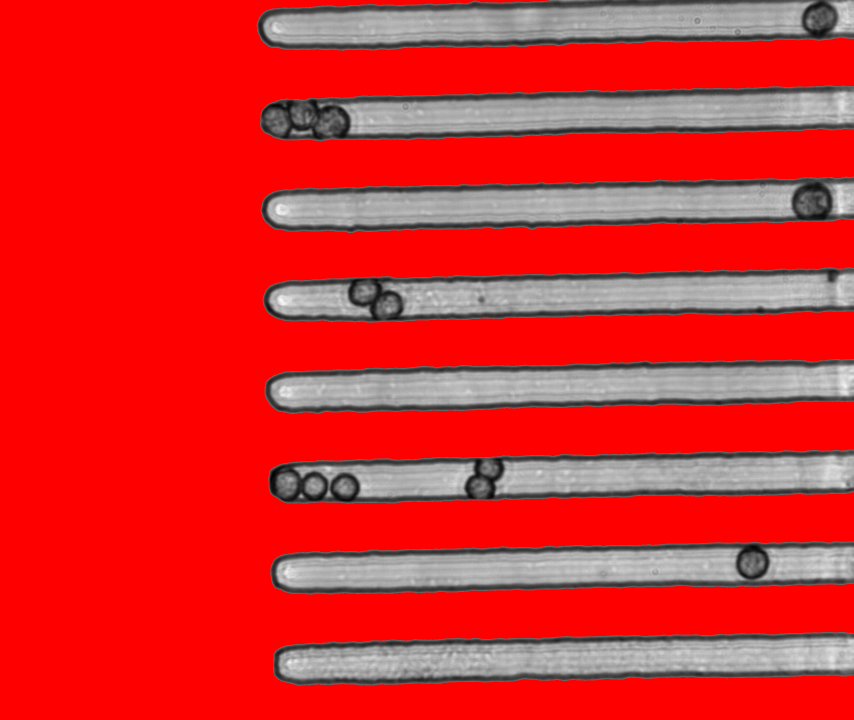
#> input picture overlay_image.png, 2560 x 2160 px, given in place of tiff_file_converted_2.tiff, which was not available (shown at 1/3 size)
$ jupyter execute --allow-errors Napari_MMD.ipynb   (shell and % lines are left out)   (text cells are left out)
#> lines starting #> are read from the running program, lines starting #| are printed output that depends on the picture; after the words box and inside, x2 and y2 are one past the last pixel; in counts of white or black regions, pixels touching at a corner belong together; pictures that were not available may be replaced by others from this repository, and a replacement may not be noted
[cell 1]
import napari
from skimage import io

original_tiff_image_series = "C:/Users/micha/Desktop/Master_Project/TIFF_FILES/tiff_file_converted_2.tiff"
original_image_series = io.imread(original_tiff_image_series)
#> original_image_series is the input picture: shape (2160, 2560, 3); mean R, G, B 216.3, 45.3, 45.3

viewer = napari.view_image(original_image_series, colormap='gray', name ='Original Image Series')

[cell 2]
import imageio
import numpy as np
from PIL import Image
import os

# Open the TIFF image file
file_path = "C:/Users/micha/Desktop/Master_Project/TIFF_FILES/tiff_file_converted.tiff"
output_folder = 'C:/Users/micha/Desktop/Mastera_Project/Original_tiff_frames'
os.makedirs(output_folder, exist_ok=True)

# Read TIFF file using imageio
#> (the rest of this cell did not finish here and is left out)

[cell 3]
# Path to the PNG image
image_path = r"C:\Users\micha\Desktop\Master_Project\Original_tiff_frames\original_frame_1.png"

# Read the image using imread
#> (the rest of this cell did not finish here and is left out)

[cell 4]
import cv2
import numpy as np
import matplotlib.pyplot as plt
from skimage.segmentation import watershed
from scipy import ndimage

# Read the image in grayscale
image_path = 'C:/Users/micha/Desktop/Master_Project/original_frame_392.png'
image = cv2.imread(image_path, cv2.IMREAD_GRAYSCALE)
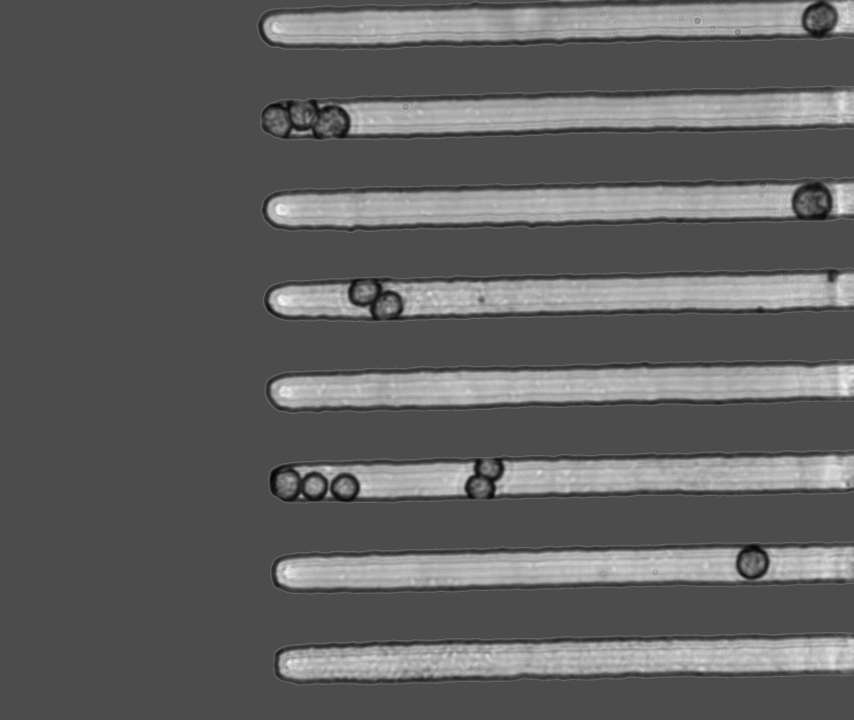
#> image: shape (2160, 2560) (shown at 1/3 size); min 0, max 255, mean 96.2

# Step 1: Apply Otsu's Thresholding
_, binary_image = cv2.threshold(image, 0, 255, cv2.THRESH_BINARY + cv2.THRESH_OTSU)
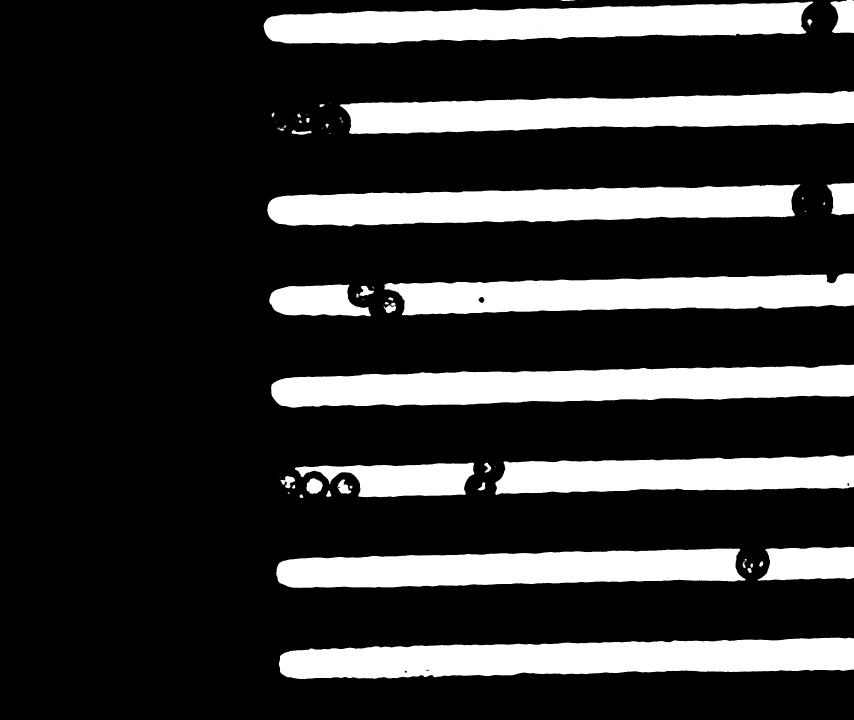
#> binary_image: shape (2160, 2560) (shown at 1/3 size); 21.6% white; 102 white regions (58 under 20 px), largest, box (x1, y1, x2, y2) and area: (813, 1093, 2560, 1223) 159416, (837, 1913, 2560, 2037) 156731, (791, 4, 2440, 131) 145267

# Step 2: Perform Morphological Operations (optional)
kernel = np.ones((5, 5), np.uint8)
binary_image = cv2.morphologyEx(binary_image, cv2.MORPH_CLOSE, kernel)  # Closing operation
#> binary_image: shape (2160, 2560); 21.7% white; 54 white regions (14 under 20 px), largest, box (x1, y1, x2, y2) and area: (813, 1093, 2560, 1223) 159873, (837, 1913, 2560, 2037) 157247, (791, 4, 2440, 131) 145782

# Step 3: Apply Distance Transform and Threshold
distance_transform = cv2.distanceTransform(binary_image, cv2.DIST_L2, 3)
_, sure_fg = cv2.threshold(distance_transform, 0.7 * distance_transform.max(), 255, 0)
#> sure_fg: shape (2160, 2560) float32; 4.8% white; 15 white regions, largest, box (x1, y1, x2, y2) and area: (849, 1129, 2560, 1188) 37644, (872, 1948, 2560, 2002) 36484, (837, 590, 2341, 644) 33872
sure_fg = np.uint8(sure_fg)

# Step 4: Finding Sure Background
sure_bg = cv2.dilate(binary_image, kernel, iterations=3)
#> sure_bg: shape (2160, 2560); 25.4% white; 40 white regions, largest, box (x1, y1, x2, y2) and area: (807, 1087, 2560, 1229) 182902, (831, 1907, 2560, 2043) 180452, (785, 0, 2446, 137) 168463

# Step 5: Finding Unknown Region
sure_fg = np.uint8(sure_fg)
unknown = cv2.subtract(sure_bg, sure_fg)
#> unknown: shape (2160, 2560); 20.7% white; 40 white regions, largest, box (x1, y1, x2, y2) and area: (807, 1087, 2560, 1229) 145258, (831, 1907, 2560, 2043) 143968, (785, 0, 2446, 137) 137098

# Step 6: Label Markers for Watershed Segmentation
_, markers = cv2.connectedComponents(sure_fg)
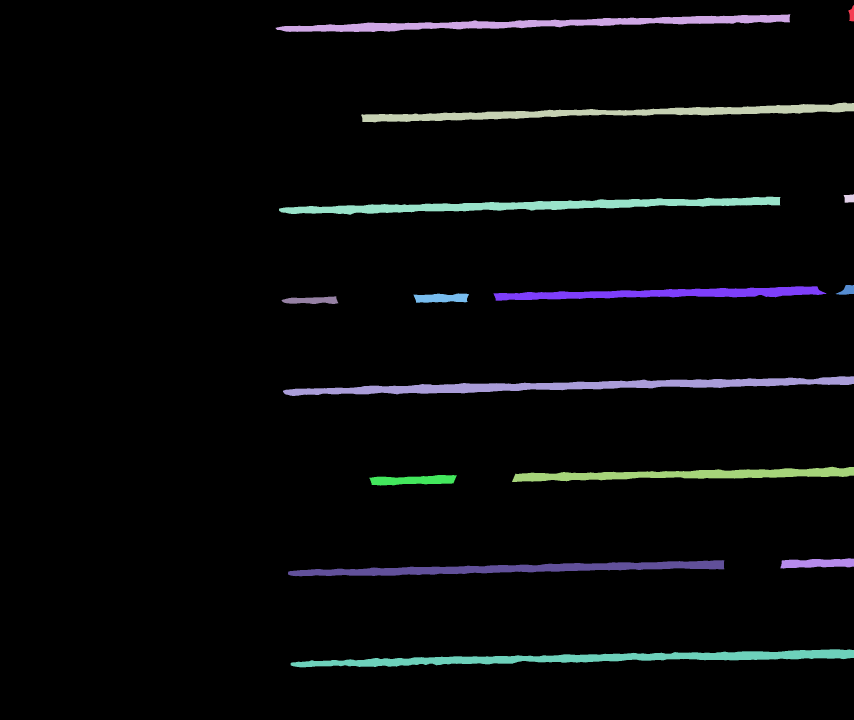
#> markers: shape (2160, 2560) int32 (shown at 1/3 size); 16 distinct labels, from 0 to 15; one colour per label, 0 black
markers = markers + 1
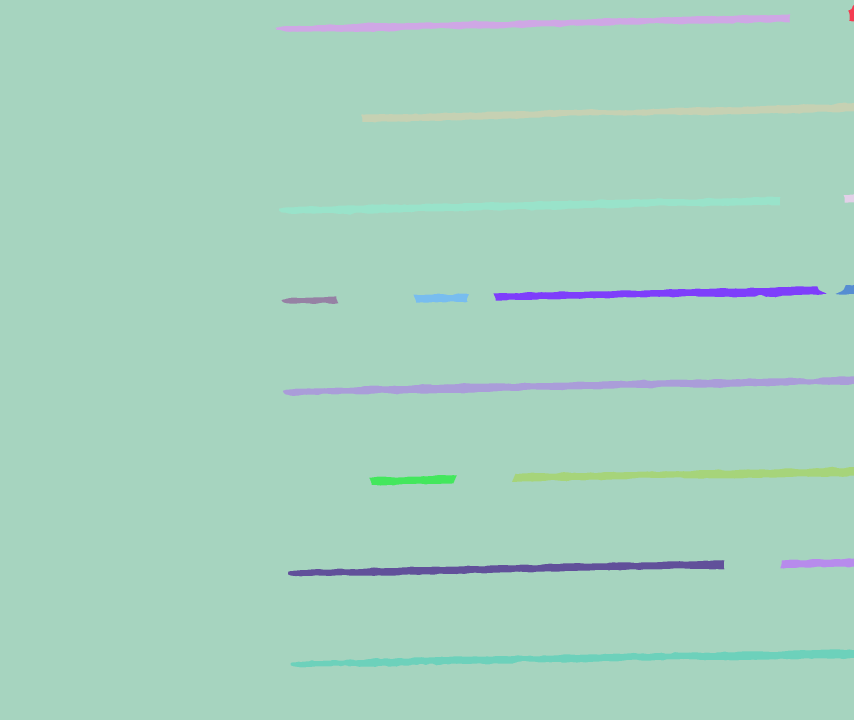
#> markers: shape (2160, 2560) int32 (shown at 1/3 size); 16 distinct labels, from 1 to 16; one colour per label, 0 black
markers[unknown == 255] = 0
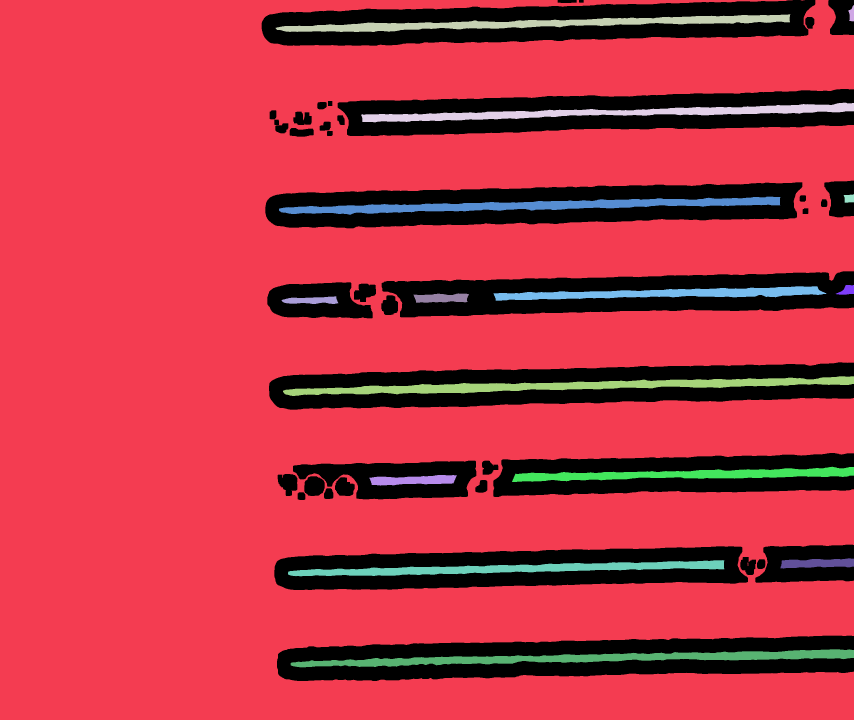
#> markers: shape (2160, 2560) int32 (shown at 1/3 size); 17 distinct labels, from 0 to 16; one colour per label, 0 black

# Step 7: Apply Watershed Algorithm
labels = watershed(-distance_transform, markers, mask=binary_image)
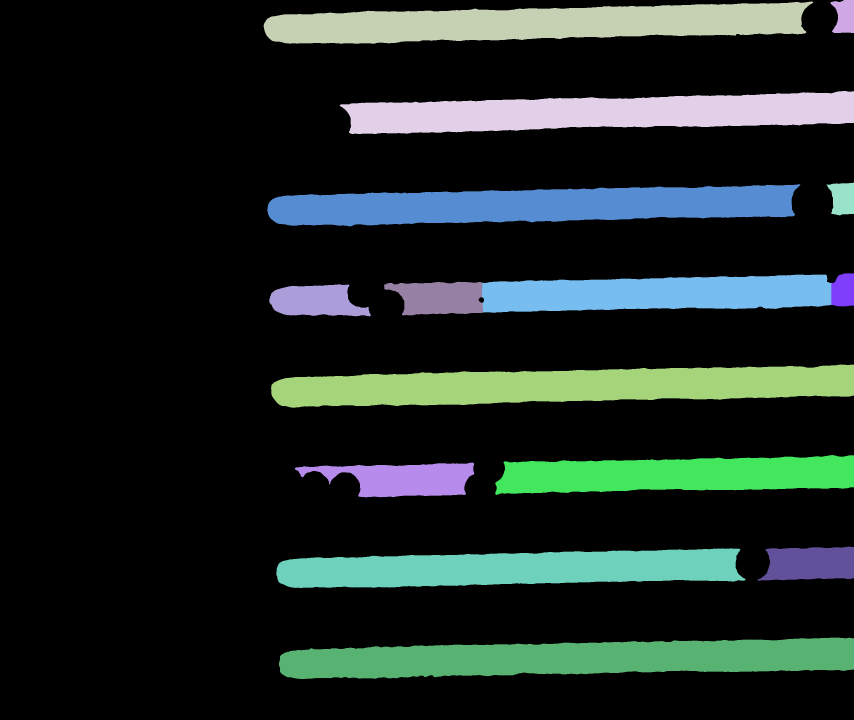
#> labels: shape (2160, 2560) int32 (shown at 1/3 size); 16 distinct labels, from 0 to 16; one colour per label, 0 black

# Overlay the segmentation on the original image
overlay = cv2.cvtColor(image, cv2.COLOR_GRAY2BGR)
overlay[labels > 1] = [0, 0, 255]  # Color the segmented regions in red
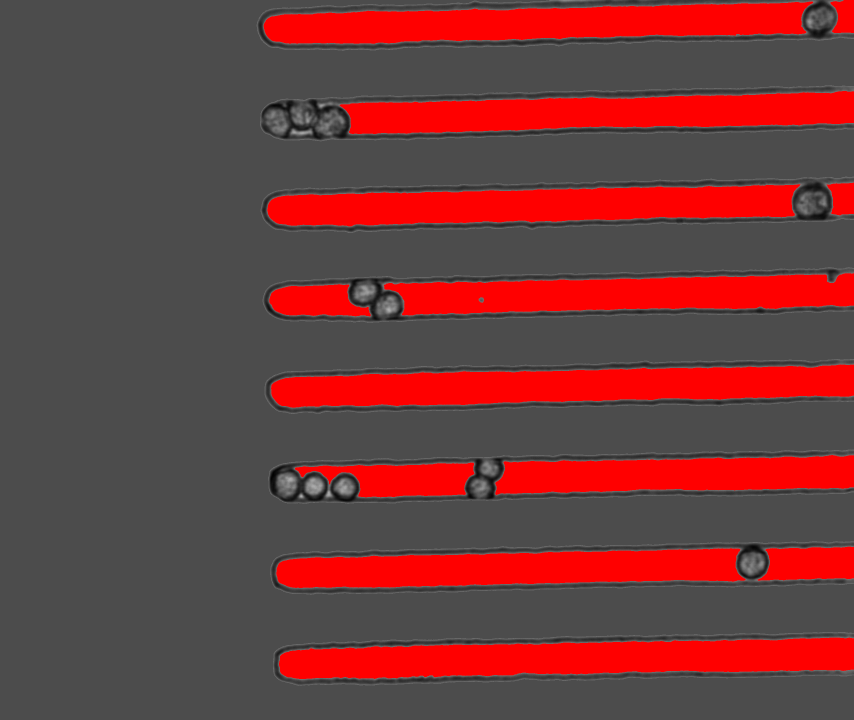
#> overlay: shape (2160, 2560, 3) (shown at 1/3 size); mean B, G, R 59.5, 59.5, 114.4
#mask
# Save the overlay image as a PNG
cv2.imwrite('C:/Users/micha/Desktop/Master_Project/overlay_image_392.png', overlay)

# Visualize the original image and the overlay
plt.figure(figsize=(12, 6))

plt.subplot(1, 2, 1)
plt.imshow(image, cmap='gray')
plt.title('Original Image')

plt.subplot(1, 2, 2)
plt.imshow(overlay)
plt.title('Overlay')

plt.show()
#> figure, not shown here; B, G, R data is drawn as R, G, B

[cell 5]
import cv2
import numpy as np
import os
import tifffile
from skimage.segmentation import watershed

# [46 lines left out: function watershed_overlay, not called in this run]

# Directory for saving flipped overlay images
output_folder = 'C:/Users/micha/Desktop/Master_Project/Flipped_overlay_images'
os.makedirs(output_folder, exist_ok=True)

# Open the TIFF image file and convert to grayscale
file_path = "C:/Users/micha/Desktop/Master_Project/tiff_file_converted.tiff"
#> (the rest of this cell did not finish here and is left out)

[cell 6]
import numpy as np
import matplotlib.pyplot as plt
from matplotlib.image import imread
import napari

# Step 0: Read the image using an appropriate method
image_path_overlay= 'C:/Users/micha/Desktop/Master_Project/overlay_image_392_flipped.png'
#> (the rest of this cell did not finish here and is left out)

[cell 7]
import os
import numpy as np
from PIL import Image
import re
import napari

# Folder containing the images
folder_path = r'C:\Users\micha\Desktop\Master_Project\Flipped_overlay_images\tetrad_formation'  # Replace with the path to your image folder
trap_coordinates_path = 'trap_coordinates.npy'  # Replace with the path to your trap coordinates file

# Load trap coordinates
trap_coordinates = np.load(trap_coordinates_path)
#> (reads trap_coordinates.npy from the repository)
